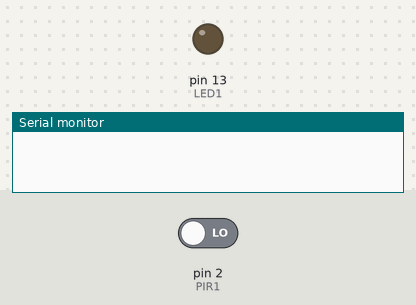
The sketch below on a simulated Arduino Uno, built with avr-gcc and run on an emulated ATmega328P. On the bench: output pins drawn as LEDs (lit = HIGH), the last lines printed to the serial monitor. Inputs (shaded band) come from the test bench; at power-on: pin 2 (PIR1) LOW.

Above: at 1.2 s.
1.3 s: pin 2 (PIR1) driven HIGH
At 1.6 s:
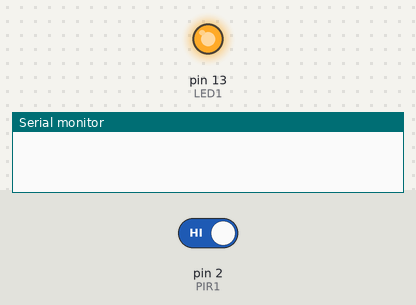
2.8 s: pin 2 (PIR1) driven LOW
At 4.4 s:
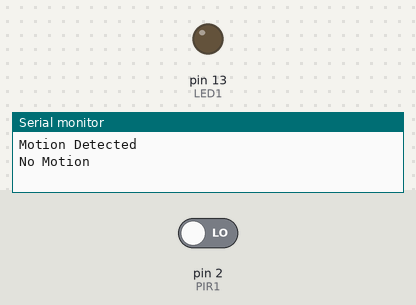
Timing chart, 0 to 5.9 s (numbered marks = the images above; inputs shaded):
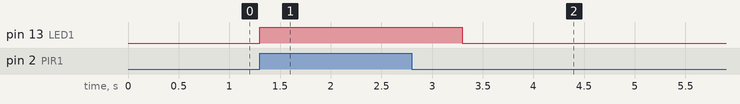

The sketch:

M1.T1P.ino
```cpp
// M1.T1P
// Components
int LED1 = 13;
int PIR1 = 2;

// init vars
int state = LOW;
int val  = 0;

void setup()
{
  pinMode(LED1, OUTPUT);
  pinMode(PIR1, INPUT);
  Serial.begin(9600);
}

void loop()
{
  val = digitalRead(PIR1); //val == motion sensor output
  if (val == HIGH)
  {
    digitalWrite(LED1, HIGH);
    delay(1000);

    if (state == LOW)
    {
      Serial.println("Motion Detected");
      state = HIGH;
    }
  }

  else
  {
    digitalWrite(LED1, LOW);

    if (state == HIGH)
    {
      Serial.println("No Motion");
      state = LOW;
    }
  }
}
```

Measured:
- after the input at 1.3 s, pin 13 (LED1): LOW → HIGH at once
- after the input at 2.8 s, pin 13 (LED1): HIGH → LOW after 0.50 s
